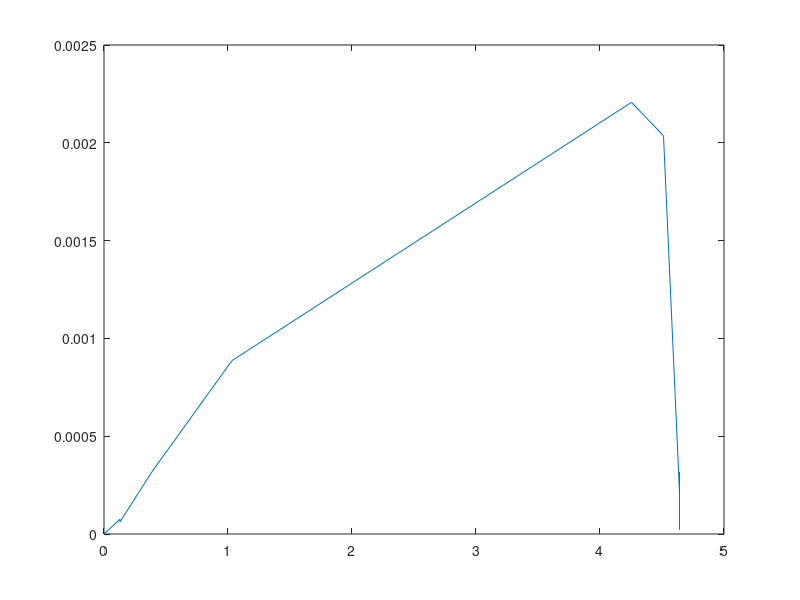

This chart was generated by the following MATLAB code:
Wiederstand = [100, 220, 270, 470, 1200, 8200, 10000, 100000, 68000, 1000000]
Spannung200W=[0.516, 1.160, 1.547, 2.578, 4.770, 5.285, 5.543, 5.414, 5.414, 5.414]
Spannung60W=[0, 0.129, 0.129, 0.387, 1.031, 4.254, 4.512 ,4.641, 4.641, 4.641]
Power200W=(Spannung200W.*Spannung200W)./Wiederstand
Power60W=(Spannung60W.*Spannung60W)./Wiederstand
plot(Spannung200W, Power200W)
plot(Spannung60W, Power60W)